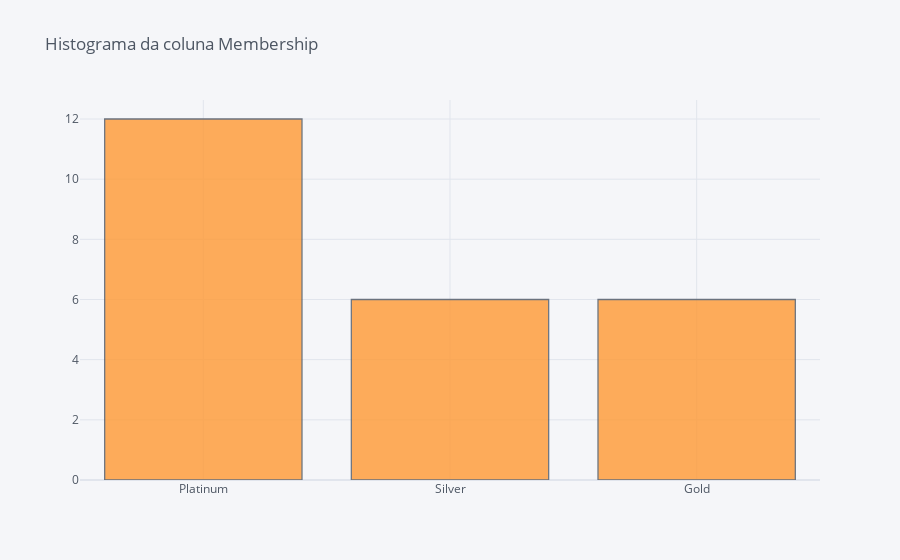

Notebook source saved alongside this figure:
### Code cell
cf.go_offline()
df['membership'].iplot(kind='hist', bins=50, title='Histograma da coluna Membership')

### Figure 1 — Plotly figure (JSON) as saved in the notebook; plotly's stock layout.template omitted (floating-point values rounded to 4 significant figures)
{"data": [{"histfunc": "count", "histnorm": "", "marker": {"color": "rgba(255, 153, 51, 1.0)", "line": {"color": "#4D5663", "width": 1.3}}, "name": "membership", "nbinsx": 50, "opacity": 0.8, "orientation": "v", "type": "histogram", "x": ["Platinum", "Silver", "Platinum", "Gold", "Platinum", "Silver", "Platinum", "Gold", "Platinum", "Silver", "Platinum", "Gold", "Platinum", "Silver", "Platinum", "Gold", "Platinum", "Silver", "Platinum", "Gold", "Platinum", "Silver", "Platinum", "Gold"]}], "layout": {"barmode": "overlay", "legend": {"bgcolor": "#F5F6F9", "font": {"color": "#4D5663"}}, "paper_bgcolor": "#F5F6F9", "plot_bgcolor": "#F5F6F9", "title": {"font": {"color": "#4D5663"}, "text": "Histograma da coluna Membership"}, "xaxis": {"gridcolor": "#E1E5ED", "showgrid": true, "tickfont": {"color": "#4D5663"}, "title": {"font": {"color": "#4D5663"}, "text": ""}, "zerolinecolor": "#E1E5ED"}, "yaxis": {"gridcolor": "#E1E5ED", "showgrid": true, "tickfont": {"color": "#4D5663"}, "title": {"font": {"color": "#4D5663"}, "text": ""}, "zerolinecolor": "#E1E5ED"}}}
